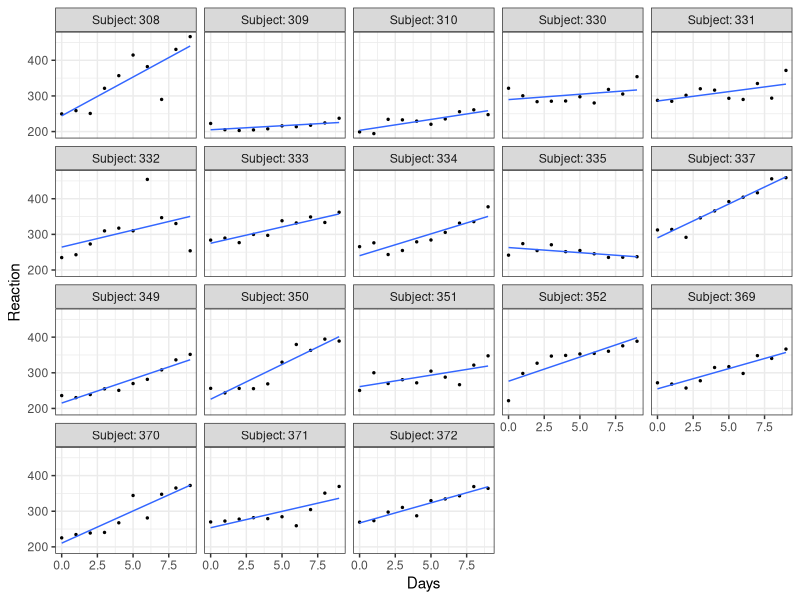
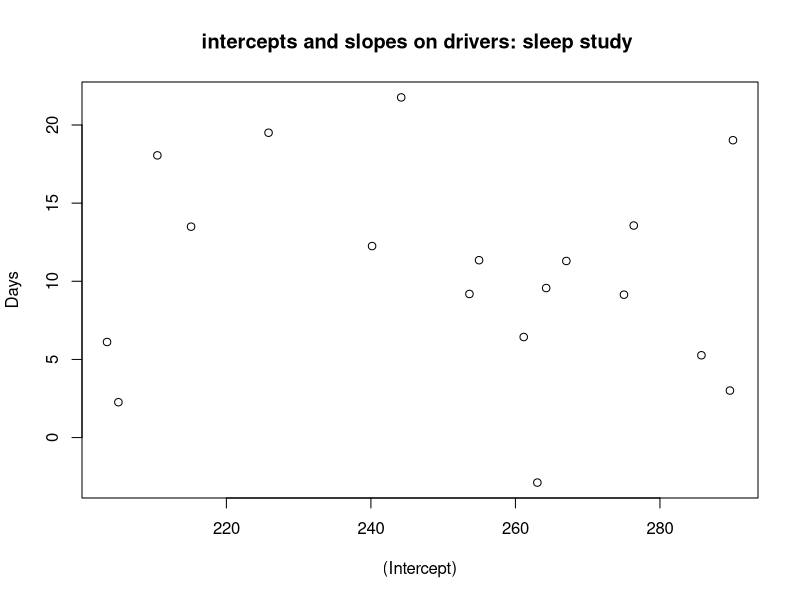
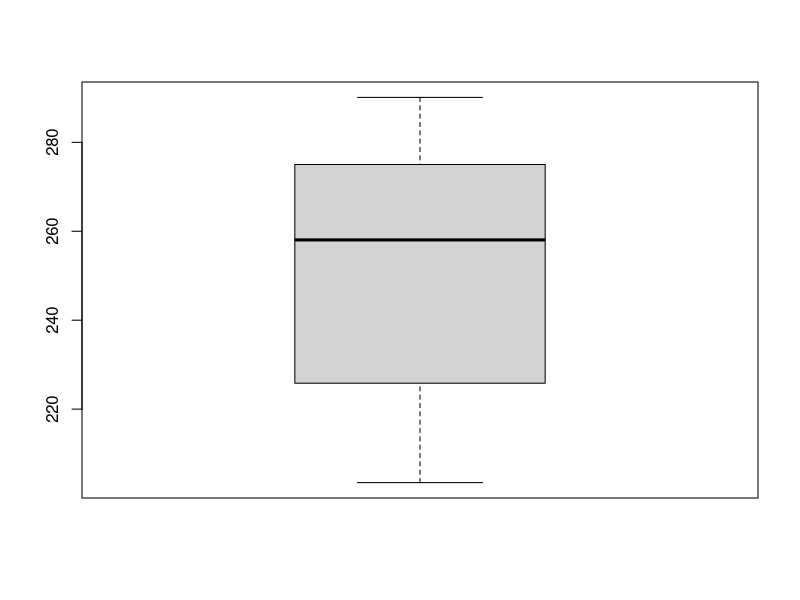
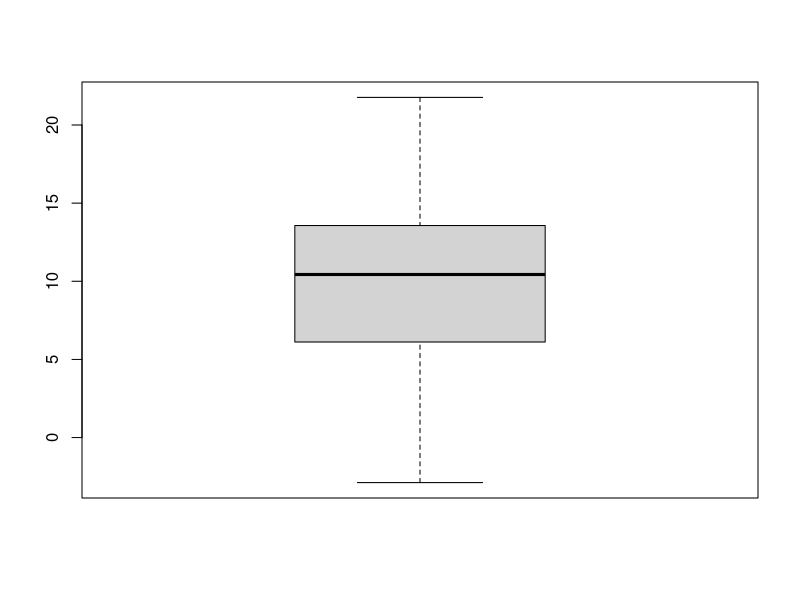
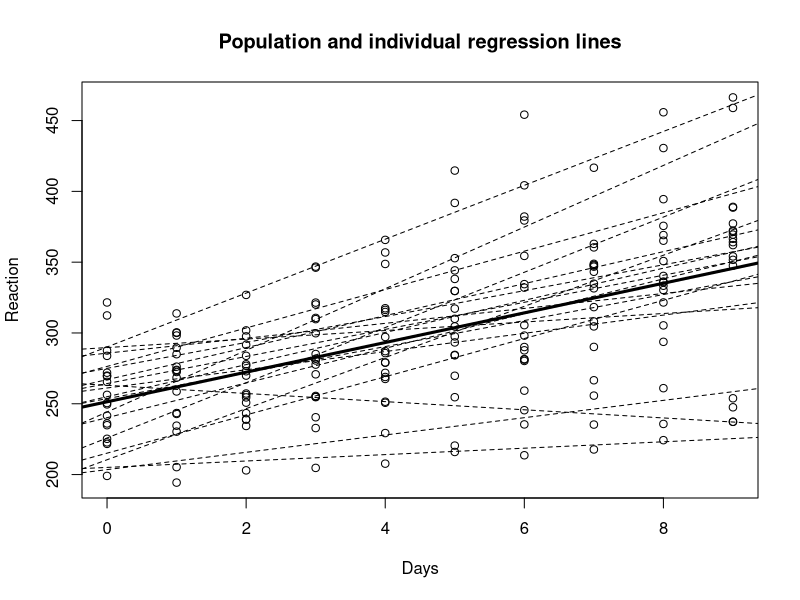
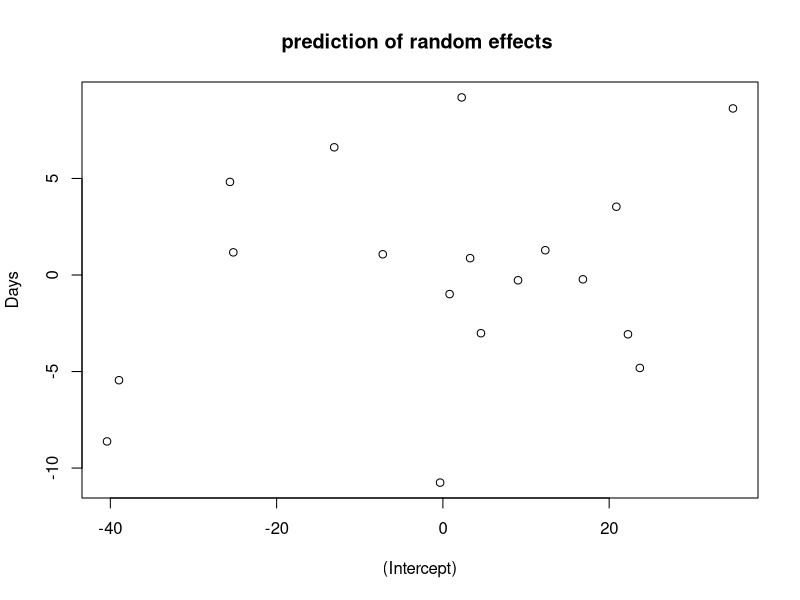
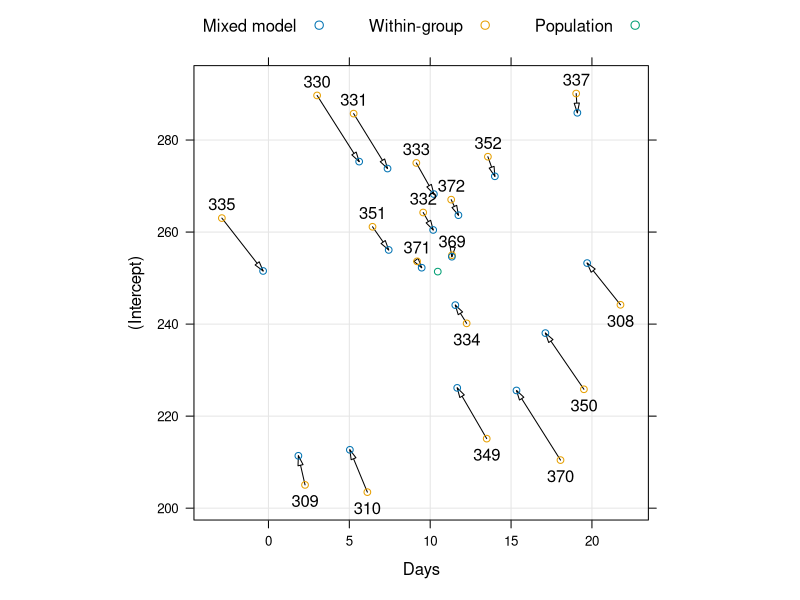
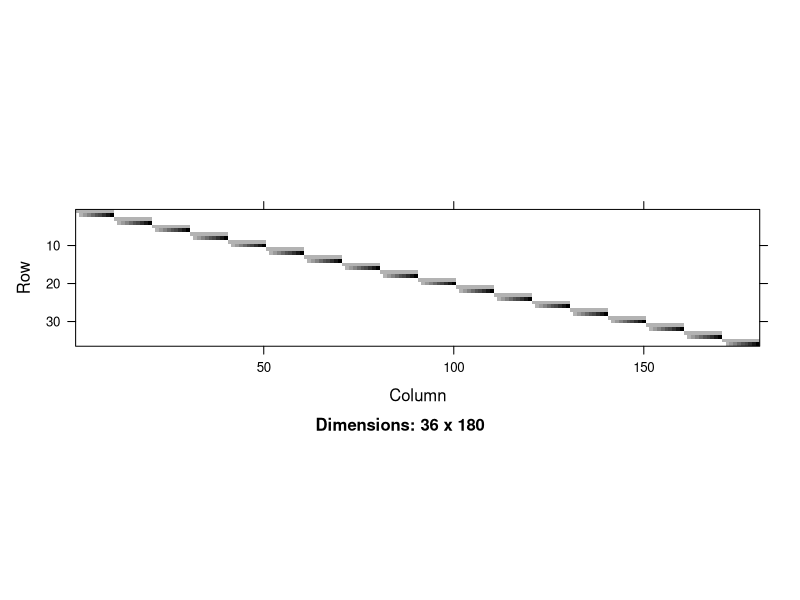

R code for these plots, in order:
## ---- chunk 1
#| warning: false
#| output: false
#| message: false
#| results: hide
library(tidyverse)
library(kableExtra)
library(ggplot2)
library(here)

library(car)
library(lme4)
library(lmerTest)
## ---- chunk 2
library(lme4)
library(lmerTest)
str(sleepstudy)
head(sleepstudy,n=20)
## ---- chunk 3
library(ggplot2)
ggplot(sleepstudy, aes(x=Days, y=Reaction)) +
     geom_point(size=0.5) +
    geom_smooth(method = lm, se = FALSE,linewidth=0.5)+
     facet_wrap("Subject", labeller = label_both)+ 
     theme_bw()
## ---- chunk 4
lmf1 <- lmList(Reaction ~ Days | Subject, sleepstudy)
lmf1
cor(coef(lmf1))
plot(coef(lmf1),main="intercepts and slopes on drivers: sleep study ")
## ---- chunk 5
boxplot(coef(lmf1)[1])
boxplot(coef(lmf1)[2])
## ---- chunk 6
lmpop <- lm(Reaction ~ Days, sleepstudy)
summary(lmpop)
with(sleepstudy, plot(Days, Reaction,main="Population and individual regression lines"))
abline(a=coef(lmpop)[1], b=coef(lmpop)[2],lwd=3)
for ( i in 1:18 ) {
  xx <- as.numeric(coef(lmf1)[i,])
abline(a=xx[1],b=xx[2], lty=2)
}
## ---- chunk 7
apply(coef(lmf1),2,mean)
coef(lmpop)
## ---- chunk 8
fm1 <- lmer(Reaction ~ 1 + Days + (1 + Days|Subject), sleepstudy)
summary(fm1)
## ---- chunk 9
fixef(fm1)
## ---- chunk 10
VarCorr(fm1)
## ---- chunk 11
re <- ranef(fm1)$Subject
re
plot(re, main ="prediction of random effects ")
## ---- chunk 12
beta <- matrix(as.numeric(fixef(fm1)),18,2,byrow=T)
beta + re 
## ---- chunk 13
coef(lmf1)
## ---- chunk 14
library(lattice)
fm9 <- lmer(Reaction ~ 1 + Days + (1+Days||Subject), sleepstudy, REML = 0)
# 다음 명령어는 위의 명령어와 같은 모형을 적합한다.
# fm9 <- lmer(Reaction ~ 1 + Days + (1|Subject) + (0+Days|Subject), sleepstudy, REML = 0)


df <- coef(lmList(Reaction ~ Days | Subject, sleepstudy))
fclow <- subset(df, `(Intercept)` < 251)
fchigh <- subset(df, `(Intercept)` > 251)
cc1 <- as.data.frame(coef(fm9)$Subject)
names(cc1) <- c("A", "B")
df <- cbind(df, cc1)
ff <- fixef(fm9)
with(df,
     print(xyplot(`(Intercept)` ~ Days, aspect = 1,
                  x1 = B, y1 = A,
                  panel = function(x, y, x1, y1, subscripts, ...) {
                      panel.grid(h = -1, v = -1)
                      x1 <- x1[subscripts]
                      y1 <- y1[subscripts]
                      larrows(x, y, x1, y1, type = "closed", length = 0.1,
                              angle = 15, ...)
                      lpoints(x, y,
                              pch = trellis.par.get("superpose.symbol")$pch[2],
                              col = trellis.par.get("superpose.symbol")$col[2])
                      lpoints(x1, y1,
                              pch = trellis.par.get("superpose.symbol")$pch[1],
                              col = trellis.par.get("superpose.symbol")$col[1])
                      lpoints(ff[2], ff[1], 
                              pch = trellis.par.get("superpose.symbol")$pch[3],
                              col = trellis.par.get("superpose.symbol")$col[3])
                      ltext(fclow[,2], fclow[,1], row.names(fclow),
                            adj = c(0.5, 1.7))
                      ltext(fchigh[,2], fchigh[,1], row.names(fchigh),
                            adj = c(0.5, -0.6))
                  },
                  key = list(space = "top", columns = 3,
                  text = list(c("Mixed model", "Within-group", "Population")),
                   points = list(col = trellis.par.get("superpose.symbol")$col[1:3],
                   pch = trellis.par.get("superpose.symbol")$pch[1:3]))
               )))
## ---- chunk 15
image(getME(fm1,"Zt"))
## ---- chunk 16
fm2 <- lmer(Reaction ~ 1 + Days + (1+Days||Subject), sleepstudy)
# 다음 명령어는 위의 명령어와 같은 모형을 적합한다.
# fm2 <- lmer(Reaction ~ 1 + Days + (1|Subject) + (0+Days|Subject), sleepstudy)

summary(fm2)
## ---- chunk 17
AIC(fm1)
AIC(fm2)
## ---- chunk 18
blood_data<- read.csv(here("data", "ex0601.txt"), header=T, sep="")
head(blood_data,5)
## ---- chunk 19
with(blood_data, interaction.plot(x.factor = time, trace.factor = trt, response = bp))
## ---- chunk 20
df0 <- blood_data %>% filter(time == 0) %>% select(id, bp) %>% rename( bp0 = bp)
df1 <- blood_data %>% filter(time != 0)
blood_data1 <- left_join(df1, df0, by='id') %>% mutate(d = bp - bp0)
head(blood_data1 ,10)
## ---- chunk 21
with(blood_data1, interaction.plot(x.factor = time, trace.factor = trt, response = d))
## ---- chunk 22
blood_data1$id <- factor(blood_data1$id)
blood_data1$trt <- factor(blood_data1$trt)
blood_data1$time <- factor(blood_data1$time)
## ---- chunk 23
blood_fit <- lmer(d ~ trt + time + trt*time +(1|id), data=blood_data1)
summary(blood_fit)
## ---- chunk 24
anova(blood_fit, ddf =  "Kenward-Roger")
## ---- chunk 25
blood_fit1 <- lm(d ~ trt + time + trt*time , data=blood_data1)
summary(blood_fit1)
Anova(blood_fit1, type="III")
## ---- chunk 26
 ggplot(blood_data1, aes(x=id, y=d, color=trt)) + 
    geom_point()  +
    geom_line() 
## ---- chunk 27
blood_data2 <- blood_data1 %>% filter(time == 8)
head(blood_data2,5)
## ---- chunk 28
plot(d ~ trt, data=blood_data2)
## ---- chunk 29
blood_ancova <- lm( d ~ trt + bp0, data = blood_data2)
summary(blood_ancova)
Anova(blood_ancova, type="III")
